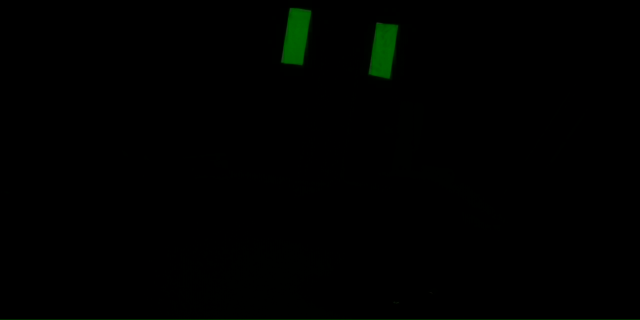
#> input picture sampleImages/img.png, 640 x 320 px
$ python gearbestfitcorners.py   (older library calls are emulated)
#> lines starting #> are read from the running program, lines starting #| are printed output that depends on the picture; after the words box and inside, x2 and y2 are one past the last pixel; in counts of white or black regions, pixels touching at a corner belong together
### tapecontours.py
"""
This should do the same thing as gearalign.py, but using contours
"""

import cv2
import numpy as np

LOW_GREEN = np.array([60, 100, 20])
UPPER_GREEN = np.array([80, 255, 255])
MIN_PERCENT = 0.9 # After the first rectangle is detected, the second
                  # rectangle's area must be above this percent of the first's

# Tape area is 10-1/4 in by 5 in
TARGET_SCALE = 10
TARGET_WIDTH = 10.25 * TARGET_SCALE
TARGET_HEIGHT = 5 * TARGET_SCALE

DEBUG = True

def corners_to_tuples(corners):
    """Converts a given array of corners to an array of tuples"""
    return [tuple(c[0]) for c in corners]

def draw_corners(img, corners, color):
    """Draws corners as circles on an image"""
    for corner in corners:
        cv2.circle(img, tuple(corner), 3, color)

def draw_line(img, line, color):
    """Draws a line of (m, b) on an image"""
    m, b = line
    w = img.shape[1]
    cv2.line(img, (0, int(b)), (w, int(m*w + b)), color)

def get_corner_line(corners):
    """Returns the best fit line for an array of corners.

    This function returns an tuple of (m, b), where the best fit line is
    represented by y = mx + b.
    """
    corner_xs = [c[0] for c in corners]
    corner_ys = [c[1] for c in corners]
    return tuple(np.polyfit(x=corner_xs, y=corner_ys, deg=1))

def get_two_corner_line(corners):
    """Returns the line that contains the two given corners.

    This function returns an tuple of (m, b), where the best fit line is
    represented by y = mx + b.
    """
    x1, y1 = corners[0]
    x2, y2 = corners[1]

    m = (y1 - y2) / (x1 - x2)
    # Since y - y1 = m(x - x1)
    #       y = m(x - x1) + y1
    #       y = mx - mx1 + y1
    b = -m * x1 + y1
    return (m, b)

def get_intersection_point(l1, l2):
    """Returns the point of intersection between two lines"""
    m, b = l1
    n, c = l2
    # Find when mx + b = nx + c
    #           mx - nx = c - b
    #           And...
    x = (c-b) / (m-n)
    # Then plug back in
    y = m*x + b
    return (x, y)

# [9 lines left out: function get_target_corners, not called in this run]

def get_mask(img):
    """Returns a mask were the green parts of the image are white and
    the non-green parts are black
    """
    hsv = cv2.cvtColor(img, cv2.COLOR_BGR2HSV)
    mask = cv2.inRange(hsv, LOW_GREEN, UPPER_GREEN)
    return mask

def get_tape_contours_and_corners(mask, debug_img=None):
    """Returns an array of contours for the pieces of tape in a given
    mask as well as the corners for each of those contours"""

    _, cnt, _ = cv2.findContours(mask, cv2.RETR_TREE, cv2.CHAIN_APPROX_SIMPLE)

    sorted_contours = sorted(cnt, key=cv2.contourArea, reverse=True)
    found_contours = []
    found_corners = []

    for c in sorted_contours:
        # If the current contour is too small compared to the found
        # contour to be a piece of tape, discard it
        if len(found_contours) == 1:
            ratio = cv2.contourArea(c) / cv2.contourArea(found_contours[0])
            if ratio <= MIN_PERCENT:
                break
        # Check if the countour has four courners
        perimeter = cv2.arcLength(c, True)
        approx = cv2.approxPolyDP(c, 0.02 * perimeter, True)
        # If it does save it
        if len(approx) == 4:
            found_contours.append(c)
            found_corners.append(corners_to_tuples(approx))
            # If there are already 2 rectangles then break
            if len(found_contours) == 2:
                break

    if DEBUG:
        cv2.drawContours(debug_img, found_contours, -1, (255, 0, 0), 1)

    return found_contours, found_corners

### gearbestfitcorners.py
"""
Finds the corners of the gear pieces of tape by using best fit lines
"""

import cv2
import numpy as np
from tapecontours import *

DEBUG = True

getX = lambda c: c[0]
getY = lambda c: c[1]

def get_lines(found_corners, debug_img=None):
    """Returns an array of the best fit lines for the sides of the two
    pieces of tape
    """
    top_corners = np.concatenate(
        [sorted(rect, key=getY)[:2] for rect in found_corners])
    bottom_corners = np.concatenate(
        [sorted(rect, key=getY, reverse=True)[:2] for rect in found_corners])

    if DEBUG:
        draw_corners(debug_img, top_corners, (0, 0, 255))
        draw_corners(debug_img, bottom_corners, (0, 0, 150))

    top_line = get_corner_line(top_corners)
    bottom_line = get_corner_line(bottom_corners)
    if DEBUG:
        draw_line(debug_img, top_line, (255, 0, 0))
        draw_line(debug_img, bottom_line, (255, 0, 0))

    # Just use the first corner's x coordinate to find the left and
    # right contour as the rectangles won't be intersecting
    sorted_rects = sorted(found_corners, key=lambda r: r[0][0])

    left_corners = sorted(sorted_rects[0], key=getX)[:2]
    right_corners = sorted(sorted_rects[1], key=getX, reverse=True)[:2]

    left_line = get_two_corner_line(left_corners)
    right_line = get_two_corner_line(right_corners)
    if DEBUG:
        draw_line(debug_img, left_line, (255, 0, 0))
        draw_line(debug_img, right_line, (255, 0, 0))

    lines = [top_line, right_line, bottom_line, left_line]

    return lines

def get_gear_corners(lines, debug_img=None):
    """Returns the corners for the two peices of tape"""

    # Convert [a,b,c,d] to [(a,b), (b,c), (c,d), (d,a)]
    line_pairs = list(zip(lines, lines[1:]+lines[:1]))

    corners = [get_intersection_point(*p) for p in line_pairs]

    if DEBUG:
        int_corners = np.array(corners, np.int32)
        draw_corners(debug_img, int_corners, (0, 255, 0))

    return corners

if __name__ == '__main__':
    im = cv2.imread('sampleImages/img.png')
#> im is the input picture: shape (320, 640, 3); mean B, G, R 0, 1.3, 0
    cv2.imshow('Original', im)
    mask = get_mask(im)
#> in get_mask, `hsv = cv2.cvtColor(img, cv2.COLOR_BGR2HSV)`: hsv: shape (320, 640, 3); mean H, S, V 5.4, 23, 1.3
#> in get_mask, `mask = cv2.inRange(hsv, LOW_GREEN, UPPER_GREEN)`:
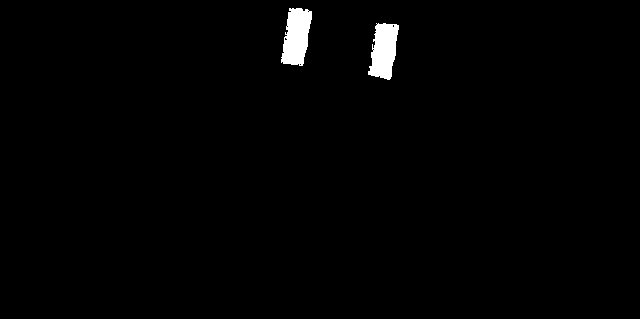
#> mask: shape (320, 640); 1.5% white; 3 white regions
    cnts, crns = get_tape_contours_and_corners(mask, im)
#> in get_tape_contours_and_corners, `_, cnt, _ = cv2.findContours(mask, cv2.RETR_TREE, cv2.CHAIN_APPROX_SIM..`: cnt = 9 contours, 7 with area under 20; largest, box (x1, y1, x2, y2) and area: (281, 8, 312, 66) 1213, (368, 23, 399, 80) 1147
#> in get_tape_contours_and_corners, `sorted_contours = sorted(cnt, key=cv2.contourArea, reverse=True)`: sorted_contours has the same summary as cnt
#> the loop in get_tape_contours_and_corners, `for c in sorted_contours:` made 2 passes
#> (ratio, perimeter, approx) on pass 2: (0.946, 181.4, [[376, 23], [368, 74], [389, 79], [398, 25]])
#> (perimeter, approx) on pass 1: (182.6, [[289, 8], [281, 62], [302, 65], [311, 11]])
#> after the loop in get_tape_contours_and_corners, `for c in sorted_contours:`: found_contours = 2 contours; box (x1, y1, x2, y2) and area: (281, 8, 312, 66) 1213, (368, 23, 399, 80) 1147; found_corners = [[(289, 8), (281, 62), (302, 65), (311, 11)], [(376, 23), (368, 74), (389, 79), (398, 25)]]
#> cnts has the same summary as found_contours in get_tape_contours_and_corners; crns has the same summary as found_corners in get_tape_contours_and_corners
    lines = get_lines(crns, im)
#> in get_lines, `top_corners = np.concatenate( [sorted(rect, key=getY)[:2] for rect in ..`: top_corners = [[289, 8], [311, 11], [376, 23], [398, 25]]
#> in get_lines, `bottom_corners = np.concatenate( [sorted(rect, key=getY, reverse=True)..`: bottom_corners = [[302, 65], [281, 62], [389, 79], [368, 74]]
#> the loop in draw_corners, `for corner in corners:` made 4 passes
#> after the loop in draw_corners, `for corner in corners:`:
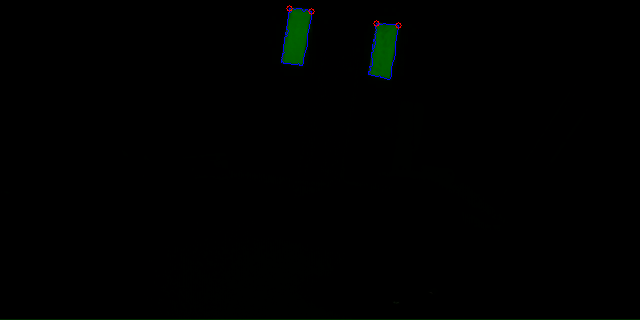
#> img: shape (320, 640, 3); 0.19% of pixels changed, all inside (x1, y1, x2, y2) = (281, 5, 402, 80)
#> the loop in draw_corners (call 2), `for corner in corners:` made 4 passes
#> after the loop in draw_corners (call 2), `for corner in corners:`: img: shape (320, 640, 3); 0.03% of pixels changed, all inside (x1, y1, x2, y2) = (278, 59, 393, 83)
#> in get_corner_line, `corner_xs = [c[0] for c in corners]`: corner_xs = [289, 311, 376, 398]
#> in get_corner_line, `corner_ys = [c[1] for c in corners]`: corner_ys = [8, 11, 23, 25]
#> in get_lines, `top_line = get_corner_line(top_corners)`: top_line = (0.163, -39.41)
#> in get_lines, `bottom_line = get_corner_line(bottom_corners)`: bottom_line = (0.152, 19.19)
#> in draw_line, `m, b = line`: m = 0.163; b = -39.41
#> in get_lines, `sorted_rects = sorted(found_corners, key=lambda r: r[0][0])`: sorted_rects has the same summary as found_corners in get_tape_contours_and_corners
#> in get_lines, `left_corners = sorted(sorted_rects[0], key=getX)[:2]`: left_corners = [(281, 62), (289, 8)]
#> in get_lines, `right_corners = sorted(sorted_rects[1], key=getX, reverse=True)[:2]`: right_corners = [(398, 25), (389, 79)]
#> in get_two_corner_line, `x1, y1 = corners[0]`: x1 = 281; y1 = 62
#> in get_two_corner_line, `x2, y2 = corners[1]`: x2 = 289; y2 = 8
#> in get_two_corner_line, `m = (y1 - y2) / (x1 - x2)`: m = -6.75
#> in get_two_corner_line, `b = -m * x1 + y1`: b = 1958.8
#> in get_lines, `left_line = get_two_corner_line(left_corners)`: left_line = (-6.75, 1958.8)
#> in get_lines, `right_line = get_two_corner_line(right_corners)`: right_line = (-6, 2413)
#> call 4 of draw_line, with line = (-6, 2413), color = (255, 0, 0)
#> in draw_line (call 4), `m, b = line`: m = -6; b = 2413
#> in draw_line (call 4), `cv2.line(img, (0, int(b)), (w, int(m*w + b)), color)`:
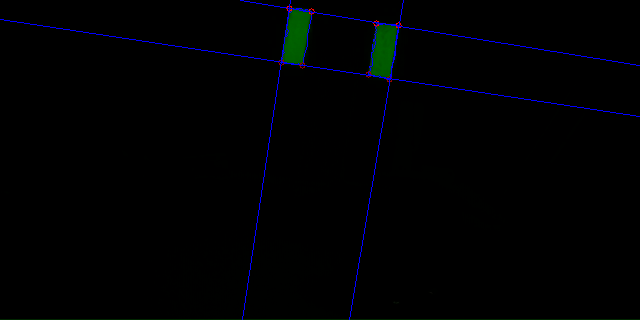
#> img: shape (320, 640, 3); mean B, G, R 2.4, 1.2, 0.1
#> in get_lines, `lines = [top_line, right_line, bottom_line, left_line]`: lines = [(0.163, -39.41), (-6, 2413), (0.152, 19.19), (-6.75, 1958.8)]
    corns = get_gear_corners(lines, im)
#> in get_gear_corners, `line_pairs = list(zip(lines, lines[1:]+lines[:1]))`: line_pairs = [((0.163, -39.41), (-6, 2413)), ((-6, 2413), (0.152, 19.19)), ((0.152, 19.19), (-6.75, 1958.8)), ((-6.75, 1958.8), (0.163, -39.41))]
#> in get_gear_corners, `corners = [get_intersection_point(*p) for p in line_pairs]`: corners = [(397.9, 25.64), (389.1, 78.21), (281, 61.81), (289, 7.84)]
#> in get_gear_corners, `int_corners = np.array(corners, np.int32)`: int_corners = [[397, 25], [389, 78], [281, 61], [289, 7]]
#> after the loop in draw_corners (call 3), `for corner in corners:`: img: shape (320, 640, 3); 0.03% of pixels changed, all inside (x1, y1, x2, y2) = (278, 4, 401, 82)
#> corns has the same summary as corners in get_gear_corners

    cv2.imshow('Processsed', im)

    cv2.waitKey(0)
